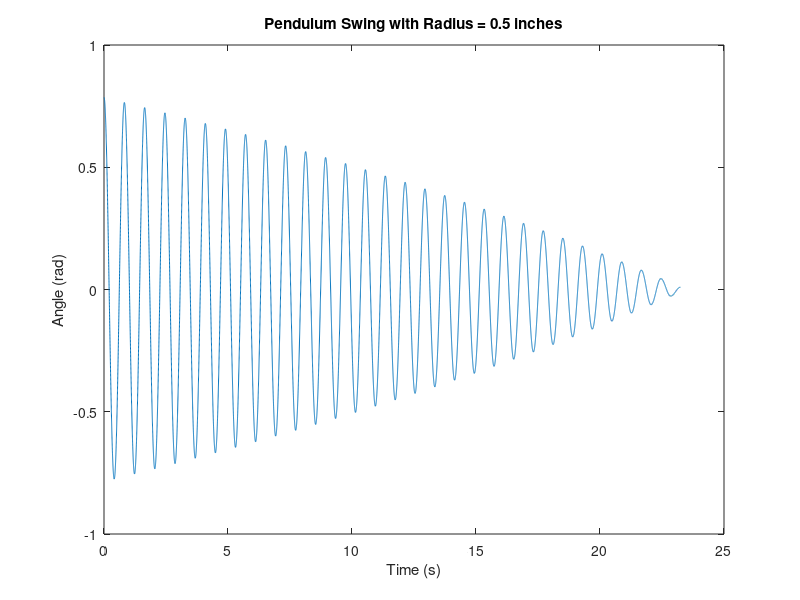
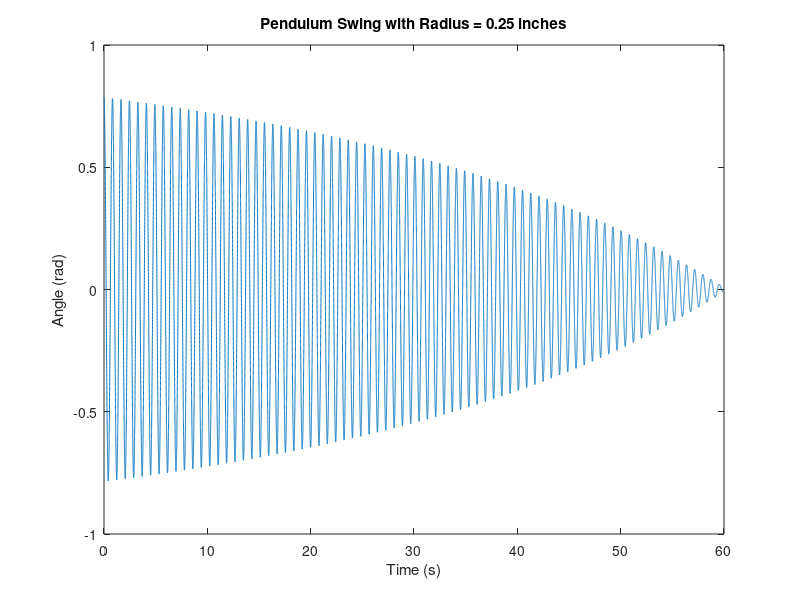
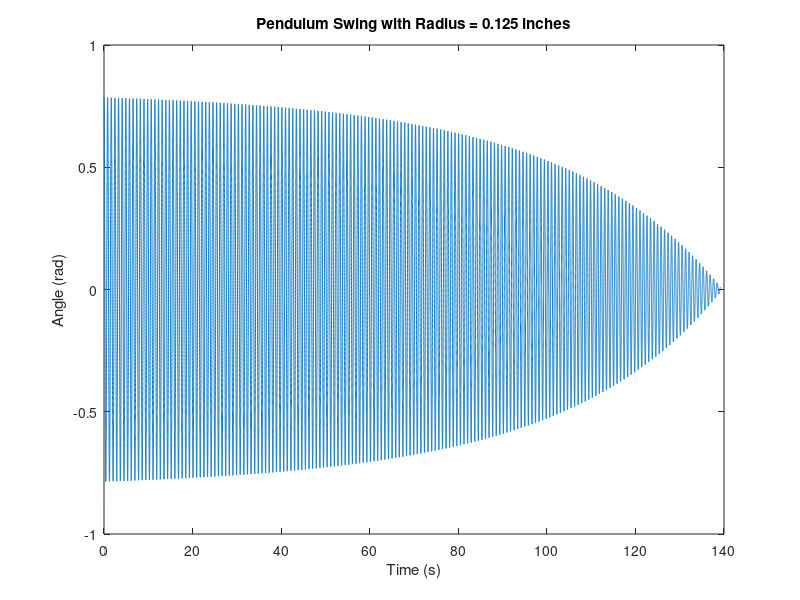

These charts were generated, in order, by the following MATLAB code:
% Pendulum Estimate Swing Time using Euler Method

close all;
clear;
clc

% Parameters
g = 9.81;  % gravitational acceleration (m/s^2)
L = 0.1549;  % length to the center of mass (m)
m = 0.230;  % mass of the pendulum (kg)
mu = 0.11;  % coefficient of friction

% Radii of the pendulum bushing (in meters)
radii = [0.5, 0.25, 0.125] * 0.0254;  % converting inches to meters

% Experimental duration estimates for comparison (seconds)
experimental_times = [20, 33, 95];  % [1/2, 1/4, 1/8 inch]

% Initial conditions
theta0 = pi/4;  % initial angle (45 degrees)
omega0 = 0;  % initial angular velocity
dt = 0.001;  % time step (s)

% Loop through each radius
for i = 1:length(radii)
    r = radii(i);
    t = 0:dt:200;  % time array with a max time to capture longer durations
    theta = zeros(size(t));  % angle array
    omega = zeros(size(t));  % angular velocity array
    
    theta(1) = theta0;
    omega(1) = omega0;
    
    % Euler method loop
    for n = 1:length(t)-1
        % Calculate torque due to gravity and friction
        tau_gravity = -m * g * L * sin(theta(n));  % gravitational torque
        tau_friction = -mu * sign(omega(n)) * m * g * r;  % Coulomb friction torque
        
        % Further increase friction for 1/8 inch radius
        if r == 0.125 * 0.0254  % for 1/8 inch radius
            tau_friction = tau_friction * 2.0;  % more aggressive friction adjustment
        elseif r == 0.25 * 0.0254  % for 1/4 inch radius
            tau_friction = tau_friction * 1.2;  % slight adjustment for 1/4 inch
        end
        
        % Net torque
        tau_net = tau_gravity + tau_friction;
        
        % Angular acceleration
        alpha = tau_net / (m * L^2);  % angular acceleration
        
        % Euler integration
        omega(n+1) = omega(n) + alpha * dt;  % update angular velocity
        theta(n+1) = theta(n) + omega(n) * dt;  % update angle
        
        % Stop if the pendulum comes to rest (approximation, slightly increased tolerance)
        if abs(omega(n+1)) < 5e-4 && abs(theta(n+1)) < 0.01
            break;
        end
    end
    
    % Calculate total duration of swing
    total_time = t(n);
    
    % Plot the results for each radius
    figure;
    plot(t(1:n), theta(1:n));
    title(['Pendulum Swing with Radius = ', num2str(r * 39.37), ' inches']);
    xlabel('Time (s)');
    ylabel('Angle (rad)');
    
    % Display comparison with experimental value
    disp(['For radius = ', num2str(r * 39.37), ' inches:']);
    disp(['Simulated duration: ', num2str(total_time), ' seconds']);
    disp(['Experimental duration: ', num2str(experimental_times(i)), ' seconds']);
end
